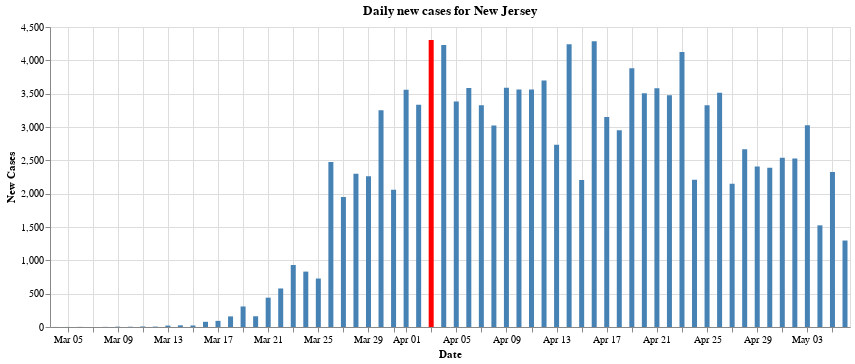

Here is the notebook cell this chart was saved with:
### Markdown cell above
## 11 - Graph of daily new cases in New Jersey
Below we plot a graph that shows the increase in cases per day. 
There is a lot of talk on the news about "flattening the curve", however in the daily briefings that Governor Murphy holds, he only talks about developments from the overnight, and rarely shows the actual data plotted as a bar chart. The below chart actually visualizes the said curve that everyone is talking about. And we can see that it is, in fact, flattening

### Code cell
jersey_cases_full=us_states[us_states.state=="New Jersey"]
jersey_cases_county_full=us_counties[us_counties["state"]=="New Jersey"]

jersey_cases=jersey_cases_full.drop('state', axis=1)
jersey_cases=jersey_cases.drop('fips', axis=1)

first_case_date=jersey_cases.iloc[0].date
date_object=first_case_date
# date_object = datetime.strptime(first_case_date, '%Y-%m-%d')
date_object = date_object - timedelta(days=1)
time_string = date_object.strftime('%Y-%m-%d')

jersey_cases.loc[-1] = [time_string, 0, 0]  # adding a row
jersey_cases.index = jersey_cases.index + 1  # shifting index
jersey_cases = jersey_cases.sort_index()  # sorting by index
    
jersey_cases=jersey_cases.set_index('date')


daily_new_cases = jersey_cases.diff()
daily_new_cases=daily_new_cases.reset_index()
daily_new_cases=daily_new_cases.drop(0, axis=0)
daily_new_cases = daily_new_cases.astype({"cases": int, "deaths": int})
daily_new_cases=daily_new_cases.rename(columns={'cases': 'new_cases', 'deaths': 'new_deaths'})


# display(daily_new_cases)


max_daily_increase = daily_new_cases['new_cases'].max()
# display(max_daily_increase)

chart = alt.Chart(daily_new_cases).mark_bar().encode(
    y=alt.Y('new_cases:Q', axis=alt.Axis(title='New Cases')),
    x=alt.X('date:T', axis=alt.Axis(format='%b %d', title='Date')),
    # The highlight will be set on the result of a conditional statement
    color=alt.condition(
        alt.datum.new_cases == max_daily_increase,
        alt.value('red'),    
        alt.value('steelblue')  
    ),
    tooltip=['date:T','new_cases']

).properties(
    width=800,
    title="Daily new cases for New Jersey"
)

    
display(chart)

### Figure 1 — Vega-Lite specification as saved in the notebook (floating-point values rounded to 4 significant figures)
{"config": {"view": {"continuousWidth": 400, "continuousHeight": 300}}, "data": {"name": "data-28e118d0cbaad701f6ff629d217fa06e"}, "mark": "bar", "encoding": {"color": {"condition": {"value": "red", "test": "(datum.new_cases === 4305)"}, "value": "steelblue"}, "tooltip": [{"type": "temporal", "field": "date"}, {"type": "quantitative", "field": "new_cases"}], "x": {"type": "temporal", "axis": {"format": "%b %d", "title": "Date"}, "field": "date"}, "y": {"type": "quantitative", "axis": {"title": "New Cases"}, "field": "new_cases"}}, "title": "Daily new cases for New Jersey", "width": 800, "$schema": "https://vega.github.io/schema/vega-lite/v4.0.2.json", "datasets": {"data-28e118d0cbaad701f6ff629d217fa06e": [{"date": "2020-03-04T00:00:00", "new_cases": 1, "new_deaths": 0}, {"date": "2020-03-05T00:00:00", "new_cases": 1, "new_deaths": 0}, {"date": "2020-03-06T00:00:00", "new_cases": 2, "new_deaths": 0}, {"date": "2020-03-07T00:00:00", "new_cases": 0, "new_deaths": 0}, {"date": "2020-03-08T00:00:00", "new_cases": 2, "new_deaths": 0}, {"date": "2020-03-09T00:00:00", "new_cases": 5, "new_deaths": 0}, {"date": "2020-03-10T00:00:00", "new_cases": 4, "new_deaths": 1}, {"date": "2020-03-11T00:00:00", "new_cases": 8, "new_deaths": 0}, {"date": "2020-03-12T00:00:00", "new_cases": 6, "new_deaths": 0}, {"date": "2020-03-13T00:00:00", "new_cases": 21, "new_deaths": 0}, {"date": "2020-03-14T00:00:00", "new_cases": 25, "new_deaths": 1}, {"date": "2020-03-15T00:00:00", "new_cases": 23, "new_deaths": 0}, {"date": "2020-03-16T00:00:00", "new_cases": 78, "new_deaths": 1}, {"date": "2020-03-17T00:00:00", "new_cases": 92, "new_deaths": 0}, {"date": "2020-03-18T00:00:00", "new_cases": 159, "new_deaths": 2}, {"date": "2020-03-19T00:00:00", "new_cases": 308, "new_deaths": 4}, {"date": "2020-03-20T00:00:00", "new_cases": 161, "new_deaths": 2}, {"date": "2020-03-21T00:00:00", "new_cases": 440, "new_deaths": 5}, {"date": "2020-03-22T00:00:00", "new_cases": 578, "new_deaths": 4}, {"date": "2020-03-23T00:00:00", "new_cases": 930, "new_deaths": 7}, {"date": "2020-03-24T00:00:00", "new_cases": 831, "new_deaths": 17}, {"date": "2020-03-25T00:00:00", "new_cases": 727, "new_deaths": 18}, {"date": "2020-03-26T00:00:00", "new_cases": 2474, "new_deaths": 19}, {"date": "2020-03-27T00:00:00", "new_cases": 1949, "new_deaths": 27}, {"date": "2020-03-28T00:00:00", "new_cases": 2299, "new_deaths": 32}, {"date": "2020-03-29T00:00:00", "new_cases": 2262, "new_deaths": 21}, {"date": "2020-03-30T00:00:00", "new_cases": 3250, "new_deaths": 38}, {"date": "2020-03-31T00:00:00", "new_cases": 2060, "new_deaths": 68}, {"date": "2020-04-01T00:00:00", "new_cases": 3559, "new_deaths": 88}, {"date": "2020-04-02T00:00:00", "new_cases": 3335, "new_deaths": 184}, {"date": "2020-04-03T00:00:00", "new_cases": 4305, "new_deaths": 108}, {"date": "2020-04-04T00:00:00", "new_cases": 4229, "new_deaths": 200}, {"date": "2020-04-05T00:00:00", "new_cases": 3381, "new_deaths": 70}, {"date": "2020-04-06T00:00:00", "new_cases": 3585, "new_deaths": 88}, {"date": "2020-04-07T00:00:00", "new_cases": 3326, "new_deaths": 227}, {"date": "2020-04-08T00:00:00", "new_cases": 3021, "new_deaths": 272}, {"date": "2020-04-09T00:00:00", "new_cases": 3590, "new_deaths": 196}, {"date": "2020-04-10T00:00:00", "new_cases": 3561, "new_deaths": 232}, {"date": "2020-04-11T00:00:00", "new_cases": 3563, "new_deaths": 251}, {"date": "2020-04-12T00:00:00", "new_cases": 3699, "new_deaths": 167}, {"date": "2020-04-13T00:00:00", "new_cases": 2734, "new_deaths": 93}, {"date": "2020-04-14T00:00:00", "new_cases": 4240, "new_deaths": 362}, {"date": "2020-04-15T00:00:00", "new_cases": 2206, "new_deaths": 351}, {"date": "2020-04-16T00:00:00", "new_cases": 4287, "new_deaths": 362}, {"date": "2020-04-17T00:00:00", "new_cases": 3150, "new_deaths": 322}, {"date": "2020-04-18T00:00:00", "new_cases": 2953, "new_deaths": 230}, {"date": "2020-04-19T00:00:00", "new_cases": 3881, "new_deaths": 132}, {"date": "2020-04-20T00:00:00", "new_cases": 3505, "new_deaths": 175}, {"date": "2020-04-21T00:00:00", "new_cases": 3581, "new_deaths": 376}, {"date": "2020-04-22T00:00:00", "new_cases": 3478, "new_deaths": 310}, {"date": "2020-04-23T00:00:00", "new_cases": 4124, "new_deaths": 305}, {"date": "2020-04-24T00:00:00", "new_cases": 2207, "new_deaths": 249}, {"date": "2020-04-25T00:00:00", "new_cases": 3327, "new_deaths": 246}, {"date": "2020-04-26T00:00:00", "new_cases": 3515, "new_deaths": 75}, {"date": "2020-04-27T00:00:00", "new_cases": 2150, "new_deaths": 106}, {"date": "2020-04-28T00:00:00", "new_cases": 2668, "new_deaths": 398}, {"date": "2020-04-29T00:00:00", "new_cases": 2408, "new_deaths": 328}, {"date": "2020-04-30T00:00:00", "new_cases": 2388, "new_deaths": 458}, {"date": "2020-05-01T00:00:00", "new_cases": 2538, "new_deaths": 310}, {"date": "2020-05-02T00:00:00", "new_cases": 2527, "new_deaths": 204}, {"date": "2020-05-03T00:00:00", "new_cases": 3027, "new_deaths": 129}, {"date": "2020-05-04T00:00:00", "new_cases": 1525, "new_deaths": 39}, {"date": "2020-05-05T00:00:00", "new_cases": 2324, "new_deaths": 334}, {"date": "2020-05-06T00:00:00", "new_cases": 1297, "new_deaths": 305}]}}
